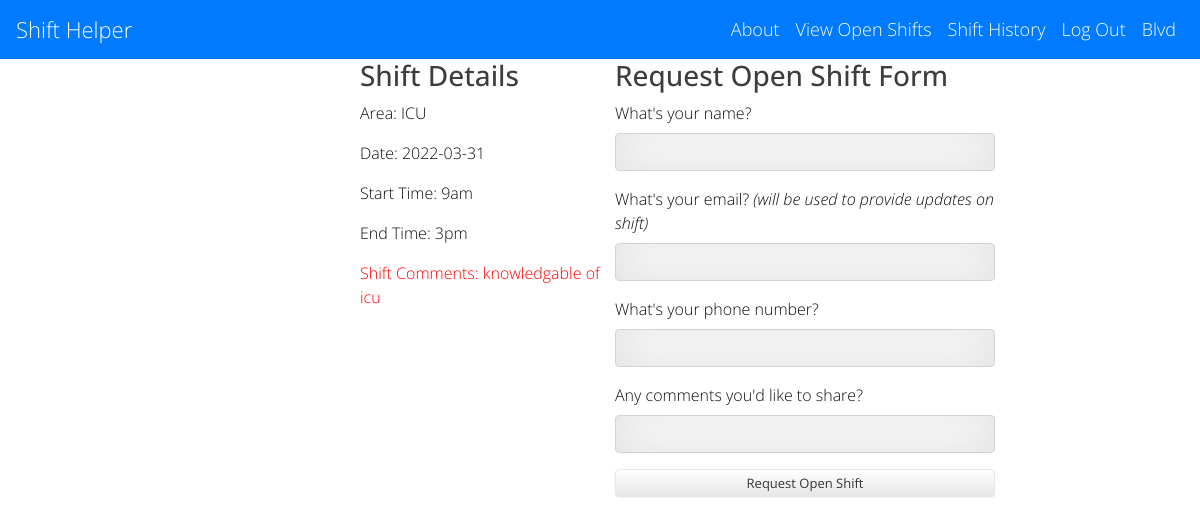
Screenshot of /request_shift?id=20 with the database file from the repository.
### main.py (models this page shows)
class Hospital(UserMixin, db.Model):
    id = db.Column(db.Integer, primary_key=True)
    hospital_name = db.Column(db.String(1000))
    admin_name = db.Column(db.String(1000))
    admin_email = db.Column(db.String(100))
    admin_password = db.Column(db.String(1000))
    staff_password = db.Column(db.String(1000))
    created_date = db.Column(db.TIMESTAMP)

class Shifts(db.Model):
    shift_id = db.Column(db.Integer, primary_key=True)
    hospital_id = db.Column(db.Integer)
    area = db.Column(db.String)
    role = db.Column(db.String)
    date = db.Column(db.Date)
    start_time = db.Column(db.String)
    end_time = db.Column(db.String)
    comments = db.Column(db.String)
    status = db.Column(db.String)
    picked_up_by = db.Column(db.String)
    approved_dt_tm = db.Column(db.TIMESTAMP)
    create_dt_tm = db.Column(db.TIMESTAMP)
    contact_name = db.Column(db.String)
    contact_email = db.Column(db.String)

### main.py (the view, shortened to what this page needs)
@app.route('/request_shift', methods=['GET', 'POST'])
def request_shift():
    request_form = RequestForm()
    request_form.validate_on_submit()
    shift_id = request.args.get('id')
    shift_info = Shifts.query.get(shift_id)
    cur_hospital = Hospital.query.get(shift_info.hospital_id)
    return render_template('request_shift.html', form=request_form, shift=shift_info, hospital=cur_hospital
                           , logged_in=True)

### main.py
class RequestForm(FlaskForm):
    requestor_name = StringField(label="What's your name?", validators=[DataRequired()])
    label_for_email = Markup(
        "What's your email? <span class='email-italic'>(will be used to provide updates on shift)</span>")
    requestor_email = EmailField(label_for_email
                                 , validators=[DataRequired(), Email()])
    requestor_phone_num = StringField(label="What's your phone number?")
    requestor_comments = StringField(label="Any comments you'd like to share?")
    submit = SubmitField(label="Request Open Shift")

### templates/request_shift.html (shortened to what this page needs)
{% extends 'base.html' %}
{% import "bootstrap/wtf.html" as wtf %}
{% block content %}
<div class="request-form-group" style="width:100%;">
<div class="shift-details" style="width:50%; float:left">
<h3>Shift Details</h3>
<p>Area: {{ shift.area }}</p>
<p>Date: {{ shift.date }}</p>
<p>Start Time: {{ shift.start_time }}</p>
<p>End Time: {{ shift.end_time }}</p>
<p style="color: red">Shift Comments: {{ shift.comments }}</p>
</div>
<div class="form-style" style="margin-left: 50%; height: 400px">
  <div class="row">
    <div class="col-sm-12 col-md-8">
      <h3>Request Open Shift Form</h3>
      {{ wtf.quick_form(form) }}
    </div>
  </div>
</div>
</div>
{% endblock %}

### templates/base.html (shortened to what this page needs)
<!DOCTYPE html>
<html>
<head>
    <link rel="stylesheet" href="//use.fontawesome.com/releases/v5.0.7/css/all.css">
    <link rel="stylesheet" href="https://stackpath.bootstrapcdn.com/bootstrap/4.5.2/css/bootstrap.min.css">
    <link rel="stylesheet" type="text/css" href="https://cdn.datatables.net/1.11.4/css/jquery.dataTables.min.css">
    <link rel="stylesheet" href="{{ url_for('static', filename='css/styles.css')}}">
</head>
<body>
<nav class="navbar navbar-expand-lg navbar-dark bg-primary">
  <a class="navbar-brand" href="/">Shift Helper</a>
  <div class="collapse navbar-collapse">
      <ul class = "navbar-nav ml-auto">
          <li class="nav-item">
              <a class="nav-link" href="{{ url_for('about') }}">About</a>
          </li>
          {% if logged_in: %}
          <li class="nav-item">
              <a class="nav-link" href="{{ url_for('shifts', hospital_id=hospital.id) }}">View Open Shifts</a>
          </li>
        <li class="nav-item">
              <a class="nav-link" href="{{ url_for('shift_history', hospital_id=hospital.id) }}">Shift History</a>
          </li>
          <li class="nav-item">
              <a class="nav-link" href="{{ url_for('logout') }}">Log Out</a>
          </li>
          <li class="nav-item">
              <a class="nav-link" href="">{{ hospital.hospital_name }}</a>
          </li>
          {% endif %}
      </ul>
  </div>
</nav>
       {% block content %}
       {% endblock %}
</body>
</html>

### static/css/styles.css (style rules this page uses)
.btn { display: inline-block; *display: inline; *zoom: 1; padding: 4px 10px 4px; margin-bottom: 0; font-size: 13px; line-height: 18px; color: #333333; text-align: center;text-shadow: 0 1px 1px rgba(255, 255, 255, 0.75); vertical-align: middle; background-color: #f5f5f5; background-image: -moz-linear-gradient(top, #ffffff, #e6e6e6); background-image: -ms-linear-gradient(top, #ffffff, #e6e6e6); background-image: -webkit-gradient(linear, 0 0, 0 100%, from(#ffffff), to(#e6e6e6)); background-image: -webkit-linear-gradient(top, #ffffff, #e6e6e6); background-image: -o-linear-gradient(top, #ffffff, #e6e6e6); background-image: linear-gradient(top, #ffffff, #e6e6e6); background-repeat: repeat-x; filter: progid:dximagetransform.microsoft.gradient(startColorstr=#ffffff, endColorstr=#e6e6e6, GradientType=0); border-color: #e6e6e6 #e6e6e6 #e6e6e6; border-color: rgba(0, 0, 0, 0.1) rgba(0, 0, 0, 0.1) rgba(0, 0, 0, 0.25); border: 1px solid #e6e6e6; -webkit-border-radius: 4px; -moz-border-radius: 4px; border-radius: 4px; -webkit-box-shadow: inset 0 1px 0 rgba(255, 255, 255, 0.2), 0 1px 2px rgba(0, 0, 0, 0.05); -moz-box-shadow: inset 0 1px 0 rgba(255, 255, 255, 0.2), 0 1px 2px rgba(0, 0, 0, 0.05); box-shadow: inset 0 1px 0 rgba(255, 255, 255, 0.2), 0 1px 2px rgba(0, 0, 0, 0.05); cursor: pointer; *margin-left: .3em; }
* { -webkit-box-sizing:border-box; -moz-box-sizing:border-box; -ms-box-sizing:border-box; -o-box-sizing:border-box; box-sizing:border-box; }
html { width: 100%; height:100%; overflow:scroll; }
body { width: 100%; height:100%; font-family: 'Open Sans', Arial, sans-serif; font-weight:200; background: #ffffff; color: rgba(0, 0, 0, 0.55); filter: progid:DXImageTransform.Microsoft.gradient( startColorstr='#3E1D6D', endColorstr='#092756',GradientType=1 ); }
.navbar-brand { font-size: 22px; font-family: "Open Sans", Arial, sans-serif; }
.navbar-dark .navbar-nav .nav-link { color: white; font-size: 18px; }
.navbar-collapse { color: white; }
.form-style { padding-left: 15px; }
input { width: 100%; margin-bottom: 10px; border: none; outline: none; padding: 10px; font-size: 13px; color: #0d0d0d; border: 1px solid rgba(0,0,0,0.3); border-radius: 4px; box-shadow: inset 0 -5px 45px rgba(100,100,100,0.2), 0 1px 1px rgba(255,255,255,0.2); -webkit-transition: box-shadow .5s ease; -moz-transition: box-shadow .5s ease; -o-transition: box-shadow .5s ease; -ms-transition: box-shadow .5s ease; transition: box-shadow .5s ease; }
.form-style { color: rgb(13, 13, 13); padding-left: 10px; }
.request-form-group { color: rgb(13, 13, 13); padding-left: 10px; }
.request-form-group h3 { color: rgba(0, 0, 0, 0.76); }
.shift-details { padding-left: 350px; }
.email-italic { font-style: italic; }

### rows the page displays
Hospital: hospital_name "Blvd"
Shifts: area "ICU", date "2022-03-31", start_time "9am", end_time "3pm", comments "knowledgable of icu"
